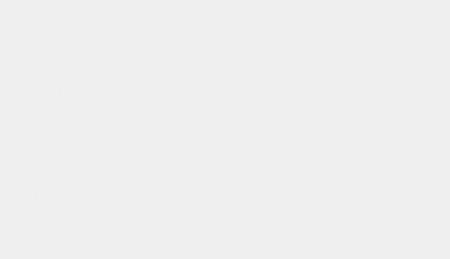
          <widget class="QFrame" name="room2_g">
           <property name="autoFillBackground">
            <bool>false</bool>
           </property>
           <property name="styleSheet">
            <string notr="true">QFrame {
    background-color: qlineargradient(spread:pad, x1:0, y1:0.3, x2:0, y2:0.7, 
                                      stop:0 rgba(107, 47, 61, 255), 
                                      stop:1 rgba(155, 72, 94, 255));
    color: rgba(240, 240, 240, 230);
    border-radius: 50px;
}

QFrame:hover {
    background-color: qlineargradient(spread:pad, x1:0, y1:0.3, x2:0, y2:0.7, 
                                      stop:0 rgba(132, 58, 78, 255), 
                                      stop:1 rgba(190, 80, 100, 255));
}
</string>
           </property>
           <property name="frameShape">
            <enum>QFrame::Shape::StyledPanel</enum>
           </property>
           <property name="frameShadow">
            <enum>QFrame::Shadow::Raised</enum>
           </property>
           <widget class="QLabel" name="label_35">
            <property name="geometry">
             <rect>
              <x>187</x>
              <y>20</y>
              <width>111</width>
              <height>31</height>
             </rect>
            </property>
            <property name="font">
             <font>
              <family>Bauhaus 93</family>
              <pointsize>20</pointsize>
             </font>
            </property>
            <property name="autoFillBackground">
             <bool>false</bool>
            </property>
            <property name="styleSheet">
             <string notr="true">background-color: none;</string>
            </property>
            <property name="text">
             <string>Room 2</string>
            </property>
            <property name="alignment">
             <set>Qt::AlignmentFlag::AlignCenter</set>
            </property>
           </widget>
           <widget class="QPushButton" name="btnadd_S_2">
            <property name="geometry">
             <rect>
              <x>190</x>
              <y>100</y>
              <width>101</width>
              <height>101</height>
             </rect>
            </property>
            <property name="styleSheet">
             <string notr="true">border-radius: 50px;
</string>
            </property>
            <property name="text">
             <string/>
            </property>
            <property name="icon">
             <iconset theme="QIcon::ThemeIcon::ListAdd"/>
            </property>
            <property name="iconSize">
             <size>
              <width>30</width>
              <height>30</height>
             </size>
            </property>
           </widget>
           <widget class="QLabel" name="client2_2">
            <property name="geometry">
             <rect>
              <x>142</x>
              <y>230</y>
              <width>201</width>
              <height>20</height>
             </rect>
            </property>
            <property name="font">
             <font>
              <family>Bauhaus 93</family>
              <pointsize>18</pointsize>
             </font>
            </property>
            <property name="styleSheet">
             <string notr="true">background-color: none;</string>
            </property>
            <property name="text">
             <string>Client Name</string>
            </property>
            <property name="alignment">
             <set>Qt::AlignmentFlag::AlignCenter</set>
            </property>
           </widget>
           <widget class="QLabel" name="totalcost_S_2">
            <property name="geometry">
             <rect>
              <x>20</x>
              <y>70</y>
              <width>121</width>
              <height>51</height>
             </rect>
            </property>
            <property name="font">
             <font>
              <family>Bauhaus 93</family>
              <pointsize>14</pointsize>
             </font>
            </property>
            <property name="styleSheet">
             <string notr="true">background-color:none;</string>
            </property>
            <property name="text">
             <string>Total Cost</string>
            </property>
           </widget>
           <widget class="QLabel" name="ID_S_2">
            <property name="geometry">
             <rect>
              <x>20</x>
              <y>120</y>
              <width>121</width>
              <height>51</height>
             </rect>
            </property>
            <property name="font">
             <font>
              <family>Bauhaus 93</family>
              <pointsize>14</pointsize>
             </font>
            </property>
            <property name="styleSheet">
             <string notr="true">background-color:none;</string>
            </property>
            <property name="text">
             <string>ID</string>
            </property>
           </widget>
           <widget class="QLabel" name="DurationL_S_2">
            <property name="geometry">
             <rect>
              <x>20</x>
              <y>170</y>
              <width>121</width>
              <height>51</height>
             </rect>
            </property>
            <property name="font">
             <font>
              <family>Bauhaus 93</family>
              <pointsize>14</pointsize>
             </font>
            </property>
            <property name="styleSheet">
             <string notr="true">background-color:none;</string>
            </property>
            <property name="text">
             <string>End Time</string>
            </property>
           </widget>
           <widget class="QLabel" name="get_total_S_2">
            <property name="geometry">
             <rect>
              <x>150</x>
              <y>80</y>
              <width>121</width>
              <height>31</height>
             </rect>
            </property>
            <property name="font">
             <font>
              <family>Bauhaus 93</family>
              <pointsize>14</pointsize>
             </font>
            </property>
            <property name="styleSheet">
             <string notr="true">background-color:none;</string>
            </property>
            <property name="text">
             <string>TextLabel</string>
            </property>
           </widget>
           <widget class="QLabel" name="get_id_S_2">
            <property name="geometry">
             <rect>
              <x>150</x>
              <y>130</y>
              <width>121</width>
              <height>31</height>
             </rect>
            </property>
            <property name="font">
             <font>
              <family>Bauhaus 93</family>
              <pointsize>14</pointsize>
             </font>
            </property>
            <property name="styleSheet">
             <string notr="true">background-color:none;</string>
            </property>
            <property name="text">
             <string>TextLabel</string>
            </property>
           </widget>
           <widget class="QLabel" name="get_dur_S_2">
            <property name="geometry">
             <rect>
              <x>150</x>
              <y>180</y>
              <width>121</width>
              <height>31</height>
             </rect>
            </property>
            <property name="font">
             <font>
              <family>Bauhaus 93</family>
              <pointsize>14</pointsize>
             </font>
            </property>
            <property name="styleSheet">
             <string notr="true">background-color:none;</string>
            </property>
            <property name="text">
             <string>TextLabel</string>
            </property>
           </widget>
           <widget class="QPushButton" name="btnedit_S_2">
            <property name="geometry">
             <rect>
              <x>340</x>
              <y>100</y>
              <width>101</width>
              <height>101</height>
             </rect>
            </property>
            <property name="styleSheet">
             <string notr="true">border-radius: 50px;
</string>
            </property>
            <property name="text">
             <string/>
            </property>
            <property name="icon">
             <iconset theme="QIcon::ThemeIcon::MailMessageNew"/>
            </property>
            <property name="iconSize">
             <size>
              <width>30</width>
              <height>30</height>
             </size>
            </property>
           </widget>
          </widget>
